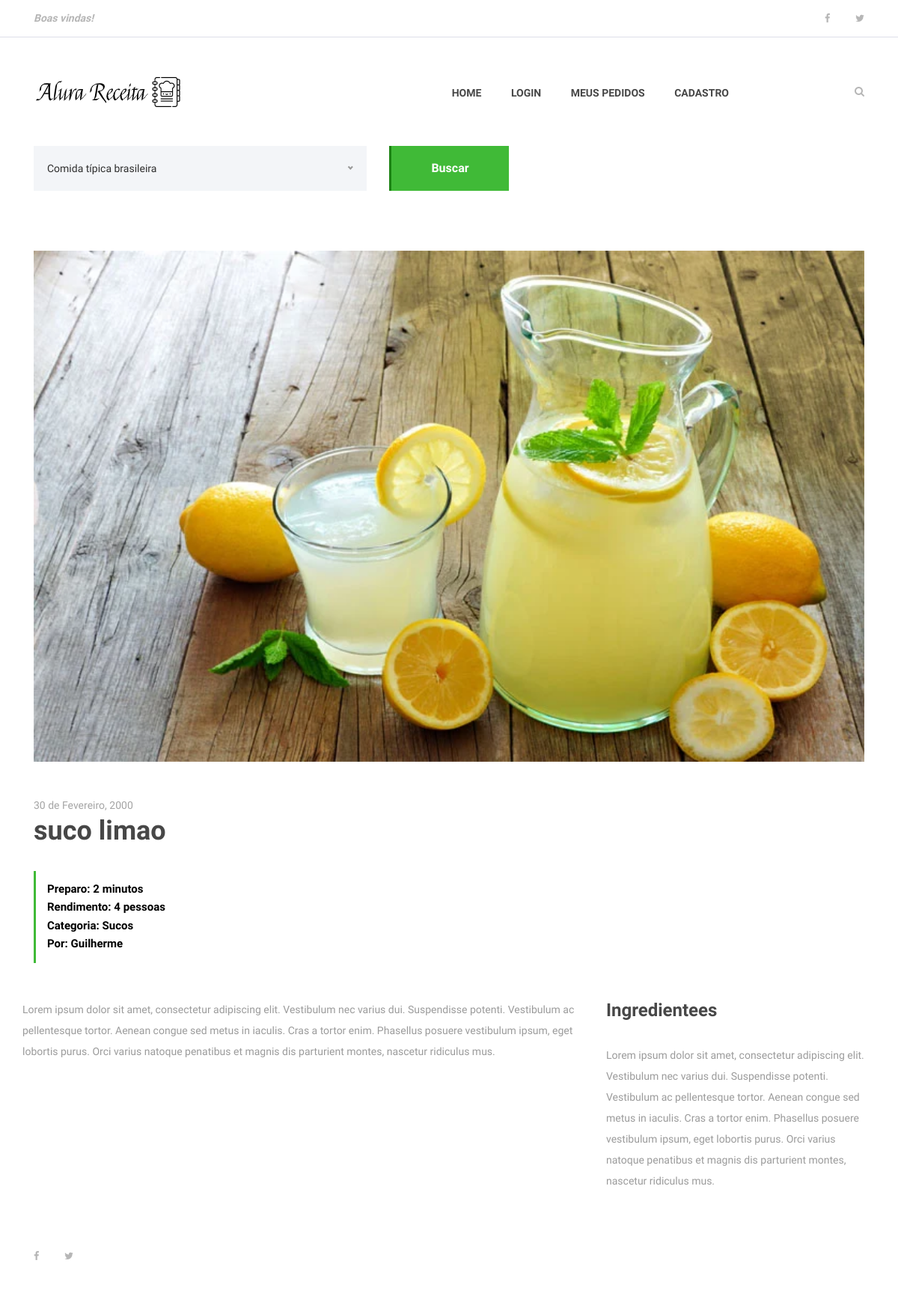
/4, run on the app's committed database.
### receitas/models.py (models this page shows, shortened)
class Receita(models.Model):
    nome_receita = models.CharField(max_length=255)
    ingredientes = models.TextField()
    modo_de_preparo = models.TextField()
    tempo_preparo = models.IntegerField()
    rendimento = models.CharField(max_length=100)
    categoria = models.CharField(max_length=100)
    data_receita = models.DateTimeField(default=datetime.now, blank=True)
    publicada = models.BooleanField(default=False)
    foto_receita = models.ImageField(
        upload_to='fotos/%d/%m/%Y', blank='True')
    preco = models.DecimalField(max_digits=4, decimal_places=2)
    pessoa = models.ForeignKey(User, on_delete=models.CASCADE)

### receitas/views.py (the view)
# urls.py: path('<int:receita_id>', views.receita, name='receita'),
def receita(request, receita_id):
    receita = get_object_or_404(Receita, pk=receita_id)
    receita_a_exibir = {
        'receita': receita
    }
    return render(request, 'receita.html', receita_a_exibir)

### templates/receita.html (shortened to what this page needs)
{% extends 'base.html' %}
{% load static %}
{% block content %}
    {% include 'partials/menu.html' %}
        <div class="receipe-post-search mb-80">
            <div class="container">
                <form action="#" method="post">
                    <div class="row">
                        <div class="col-12 col-lg-5">
                        </div>
                        <div class="col-12 col-lg-2 text-right">
                            <button type="submit" class="btn delicious-btn">Buscar</button>
                        </div>
                    </div>
                </form>
            </div>
        </div>
        <div class="container">
            <div class="row">
                <div class="col-12">
                    <div class="receipe-slider owl-carousel">
                        {% if receita.foto_receita == ''%}
                            <img src="{% static 'img/bg-img/tomate_banner.jpg' %}">
                        {% else %}
                            <img src="{{ receita.foto_receita.url }}" alt="">
                        {% endif %}
                    </div>
                </div>
            </div>
        </div>
        <div class="receipe-content-area">
            <div class="container">
                <div class="row">
                    <div class="col-12 col-md-8">
                        <div class="receipe-headline my-5">
                            <span>30 de Fevereiro, 2000</span>
                            <h2>{{ receita.nome_receita }}</h2>
                            <div class="receipe-duration">
                                <h6>Preparo: {{receita.tempo_preparo}} minutos</h6>
                                <h6>Rendimento: {{ receita.rendimento }} </h6>
                                <h6>Categoria: {{receita.categoria}}</h6>
                                <h6>Por: {{receita.pessoa}}</h6>
                            </div>
                        </div>
                    </div>
                <div class="row">
                    <div class="col-12 col-lg-8">
                        <div class="single-preparation-step d-flex">
                            <p>Lorem ipsum dolor sit amet, consectetur adipiscing elit. Vestibulum nec varius dui. Suspendisse potenti. Vestibulum ac pellentesque tortor. Aenean congue sed metus in iaculis. Cras a tortor enim. Phasellus posuere vestibulum ipsum, eget lobortis purus. Orci varius natoque penatibus et magnis dis parturient montes, nascetur ridiculus mus. </p>
                        </div>
                    </div>
                    <div class="col-12 col-lg-4">
                        <div class="ingredients">
                            <h4>Ingredientees</h4>
                            <div class="ingredients">
                                <p>Lorem ipsum dolor sit amet, consectetur adipiscing elit. Vestibulum nec varius dui. Suspendisse potenti. Vestibulum ac pellentesque tortor. Aenean congue sed metus in iaculis. Cras a tortor enim. Phasellus posuere vestibulum ipsum, eget lobortis purus. Orci varius natoque penatibus et magnis dis parturient montes, nascetur ridiculus mus. </p>
                            </div>
                        </div>
                    </div>
                </div>
    {% include 'partials/footer.html'%}
{% endblock %}

### blog_receitas/static/site.css (style rules this page uses)
* { margin: 0; padding: 0; }
body { font-family: "Open Sans", sans-serif; font-size: 14px; }
h1, h2, h3, h4, h5, h6 { color: #000000; line-height: 1.3; font-weight: 600; }
p { color: #9b9b9b; font-size: 14px; line-height: 2; font-weight: 400; }
img { height: auto; max-width: 100%; }
.mb-80 { margin-bottom: 80px !important; }
.delicious-btn { display: inline-block; min-width: 160px; height: 60px; color: #ffffff; border: none; border-left: 3px solid #1c8314; border-radius: 0; padding: 0 30px; font-size: 16px; line-height: 58px; font-weight: 600; -webkit-transition-duration: 500ms; transition-duration: 500ms; text-transform: capitalize; background-color: #40ba37; }
.receipe-post-search { position: relative; z-index: 20; }
.receipe-slider { position: relative; z-index: 1; }
.receipe-headline span { font-size: 14px; display: block; color: #a4a4a4; margin-bottom: 0; }
.receipe-headline h2 { font-size: 36px; color: #474747; margin-bottom: 30px; }
.receipe-headline .receipe-duration { border-left: 3px solid #40ba37; padding: 15px; }
.receipe-headline .receipe-duration h6 { font-size: 15px; margin-bottom: 5px; }
.receipe-headline .receipe-duration h6:last-child { margin-bottom: 0; }
.single-preparation-step { position: relative; z-index: 1; margin-bottom: 50px; }
.ingredients h4 { color: #474747; margin-bottom: 30px; }

### data on the page
Receita: foto_receita (picture), nome_receita "suco limao", tempo_preparo "2", rendimento "4 pessoas", categoria "Sucos", pessoa "Guilherme"
